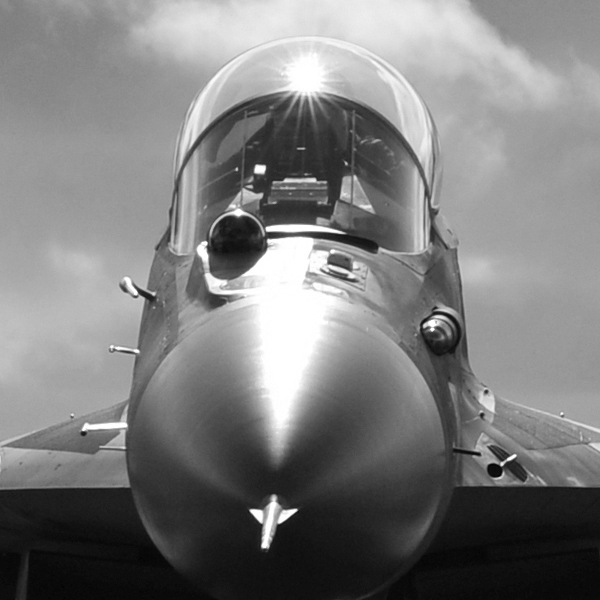
#> input picture обработка изображений/lab2/test2_0.jpg, 600 x 600 px; the run also reads 2 pictures not shown here
$ jupyter execute 2.ipynb
#> lines starting #> are read from the running program, lines starting #| are printed output that depends on the picture
[cell 1]
from PIL import Image, ImageDraw
import math
import numpy as np
import matplotlib.pyplot as plt
import cv2
from skimage import io, filters, metrics, util

[cell 2]
fig = plt.figure()

fig, ([ax1, ax2, ax3, ax4, ax5] ) = plt.subplots(
    nrows=1, ncols=5,
    figsize=(20, 20)
)

ax1.set_title('0')
ax2.set_title('1')
ax3.set_title('2')
ax4.set_title('3')
ax5.set_title('4')


image0 = cv2.imread("test2_0.jpg") #Открываем изображение.
#> image0 is the input picture: shape (600, 600, 3); min 2, max 255, mean 124.7
# image1 = cv2.cvtColor(image1,cv2.COLOR_BGR2GRAY)
image1 = cv2.imread("test2_1.jpg") #Открываем изображение.
# image2 = cv2.cvtColor(image2,cv2.COLOR_BGR2GRAY)
image2 = cv2.imread("test2_2.jpg") #Открываем изображение.
# image3 = cv2.cvtColor(image3,cv2.COLOR_BGR2GRAY)
image3 = cv2.imread("test2_3.jpg") #Открываем изображение.
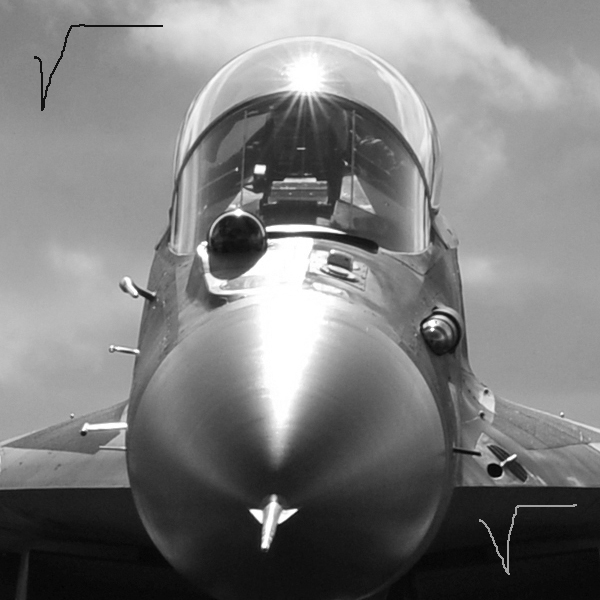
#> input picture обработка изображений/lab2/test2_3.jpg, 600 x 600 px
#> image3 is the input picture: shape (600, 600, 3); min 2, max 255, mean 124.6
# image4 = cv2.cvtColor(image4,cv2.COLOR_BGR2GRAY)
image4 = cv2.imread("test2_4.jpg") #Открываем изображение.
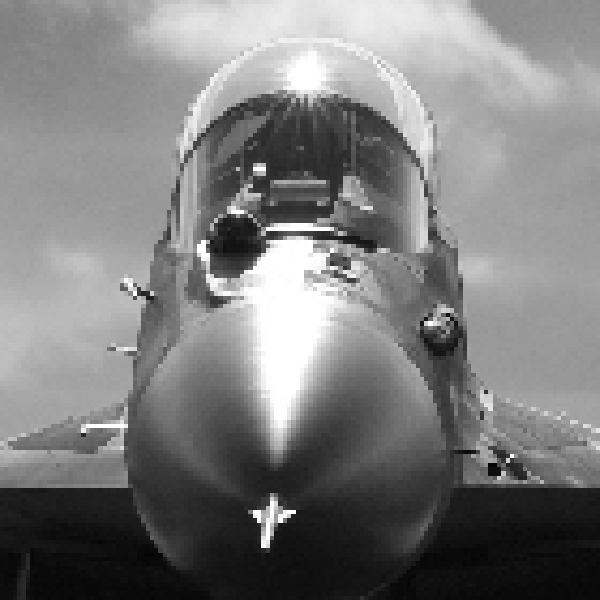
#> input picture обработка изображений/lab2/test2_4.jpg, 600 x 600 px
#> image4 is the input picture: shape (600, 600, 3); min 5, max 255, mean 124.6
# image5 = cv2.cvtColor(image5,cv2.COLOR_BGR2GRAY)


ax1.imshow(image0, cmap='gray')
ax2.imshow(image1,cmap='gray')
ax3.imshow(image2,cmap='gray')
ax4.imshow(image3,cmap='gray')
ax5.imshow(image4,cmap='gray')


plt.show()
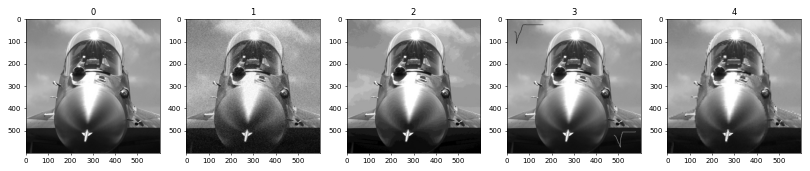
#> figure drawn by matplotlib, 5 panels

[cell 3]
#PSNR до фильтрации
psnrBeforeImage1 = cv2.PSNR(image0, image1)
#> psnrBeforeImage1 = 27.98
psnrBeforeImage2 = cv2.PSNR(image0, image2)
#> psnrBeforeImage2 = 34.46
psnrBeforeImage3 = cv2.PSNR(image0, image3)
#> psnrBeforeImage3 = 31.66
psnrBeforeImage4 = cv2.PSNR(image0, image4)
#> psnrBeforeImage4 = 26.64

print("PSNR для 1-го изображения, до фильтрации =", round(psnrBeforeImage1, 2))
#| PSNR для 1-го изображения, до фильтрации = 27.98
print("PSNR для 2-го изображения, до фильтрации =", round(psnrBeforeImage2, 2))
#| PSNR для 2-го изображения, до фильтрации = 34.46
print("PSNR для 3-го изображения, до фильтрации =", round(psnrBeforeImage3, 2))
#| PSNR для 3-го изображения, до фильтрации = 31.66
print("PSNR для 4-го изображения, до фильтрации =", round(psnrBeforeImage4, 2))
#| PSNR для 4-го изображения, до фильтрации = 26.64

[cell 4]
# ax2.hist(image1.ravel(),bins = 256, histtype = 'step' )
#гистограммы изображений
fig = plt.figure()

fig, ([ax1, ax2, ax3, ax4, ax5] ) = plt.subplots(
    nrows=1, ncols=5,
    figsize=(30, 5)
)

ax1.set_title('0')
ax2.set_title('1')
ax3.set_title('2')
ax4.set_title('3')
ax5.set_title('4')


ax1.hist(image0.ravel(),bins = 256, histtype = 'step' )
ax2.hist(image1.ravel(),bins = 256, histtype = 'step' )
ax3.hist(image2.ravel(),bins = 256, histtype = 'step' )
ax4.hist(image3.ravel(),bins = 256, histtype = 'step' )
ax5.hist(image4.ravel(),bins = 256, histtype = 'step' )


plt.show()
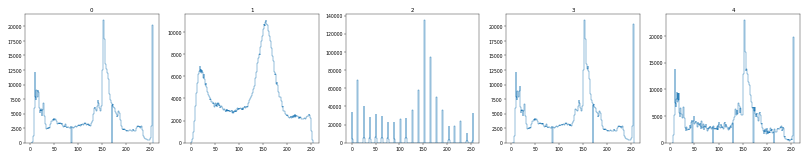
#> figure drawn by matplotlib, 5 panels

[cell 5]
def showImages(*args):
    fig, axes = plt.subplots(1, len(args))

    for i in range(len(axes)):
        axes[i].imshow(args[i], cmap="gray")

    fig.set_figwidth(10)
    fig.set_figheight(10)
    plt.show()

[cell 6]
newImage1 = cv2.GaussianBlur(image1, (9, 9), 2)
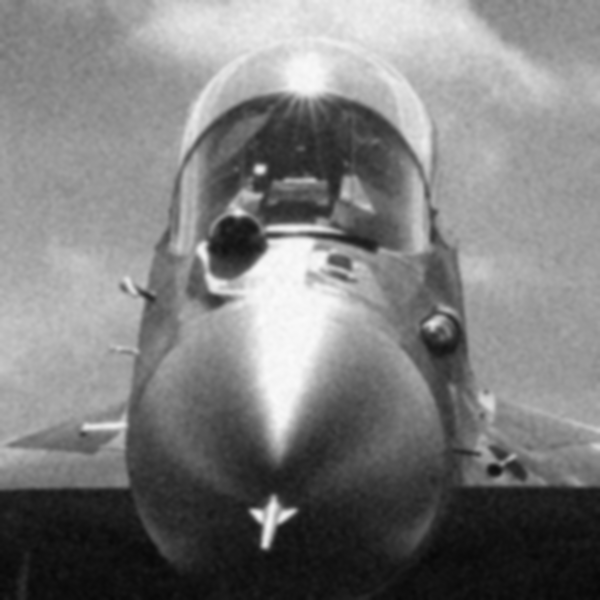
#> newImage1: shape (600, 600, 3); min 7, max 250, mean 124.2
showImages(image1, newImage1)

[cell 7]
newImage2 = filters.gaussian(image2, 2)
newImage2 = filters.unsharp_mask(filters.median(newImage2), 2)
showImages(image2, newImage2)

[cell 8]
newImage3 = cv2.medianBlur(image3, 7)
showImages(image3, newImage3)

[cell 9]
newImageBuf = cv2.blur(image4, (5, 5))
newImage4 = cv2.medianBlur(newImageBuf, 5)
showImages(image4, newImage4)

[cell 10]
newImage2 = np.uint8(np.around(image2 * 255))
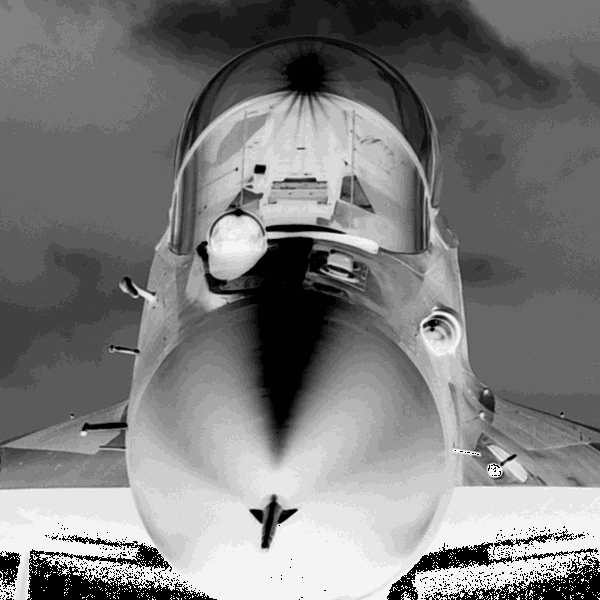
#> newImage2: shape (600, 600, 3); min 0, max 255, mean 124.5
psnrAfterImage1 = cv2.PSNR(image0, newImage1)
#> psnrAfterImage1 = 29.1
psnrAfterImage2 = cv2.PSNR(image0, newImage2)
#> psnrAfterImage2 = 5.9
psnrAfterImage3 = cv2.PSNR(image0, newImage3)
#> psnrAfterImage3 = 30.95
psnrAfterImage4 = cv2.PSNR(image0, newImage4)
#> psnrAfterImage4 = 28.38
print("PSNR для 1-го изображения, после фильтрации =", round(psnrAfterImage1, 2))
#| PSNR для 1-го изображения, после фильтрации = 29.1
print("PSNR для 2-го изображения, после фильтрации =", round(psnrAfterImage2,2))
#| PSNR для 2-го изображения, после фильтрации = 5.9
print("PSNR для 3-го изображения, после фильтрации =", round(psnrAfterImage3,2))
#| PSNR для 3-го изображения, после фильтрации = 30.95
print("PSNR для 4-го изображения, после фильтрации =", round(psnrAfterImage4,2))
#| PSNR для 4-го изображения, после фильтрации = 28.38
